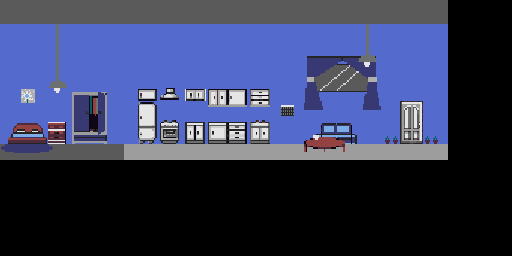

The image is a tile-based game level rendered from a .tmx file. Its description and complete source (layers, tilesets, objects, tile grids) follow:
An orthogonal 64x32 tile map with 8x8 px tiles, 1 tile layer (Tile Layer 1).

<map version="1.10" tiledversion="1.10.2" orientation="orthogonal" renderorder="right-down" width="64" height="32" tilewidth="8" tileheight="8" infinite="0" nextlayerid="2" nextobjectid="1">
 <editorsettings>
  <export target="house.c" format="gba" />
 </editorsettings>
 <tileset firstgid="1" source="house.tsx" />
 <layer id="1" name="Tile Layer 1" width="64" height="32">
  <data encoding="csv">
132,132,132,132,132,132,132,132,132,132,132,132,132,132,132,132,132,132,132,132,132,132,132,132,132,132,132,132,132,132,132,132,132,132,132,132,132,132,132,132,132,132,132,132,132,132,132,132,132,132,132,132,132,132,132,132,1,1,1,1,1,1,1,1,
132,132,132,132,132,132,132,132,132,132,132,132,132,132,132,132,132,132,132,132,132,132,132,132,132,132,132,132,132,132,132,132,132,132,132,132,132,132,132,132,132,132,132,132,132,132,132,132,132,132,132,132,132,132,132,132,1,1,1,1,1,1,1,1,
132,132,132,132,132,132,132,132,132,132,132,132,132,132,132,132,132,132,132,132,132,132,132,132,132,132,132,132,132,132,132,132,132,132,132,132,132,132,132,132,132,132,132,132,132,132,132,132,132,132,132,132,132,132,132,132,1,1,1,1,1,1,1,1,
108,108,108,108,108,108,154,155,108,133,133,133,133,133,133,133,133,133,133,133,133,133,133,133,133,133,133,133,133,133,133,133,133,133,133,133,133,133,133,133,133,133,133,133,133,149,150,133,133,133,133,133,133,133,133,261,1,1,1,1,1,1,1,1,
108,133,133,133,108,108,154,155,108,108,108,108,108,108,108,133,133,133,133,133,133,133,133,133,133,133,133,133,133,133,133,133,133,133,133,133,133,133,133,133,133,133,133,133,133,149,150,133,133,133,133,133,133,133,133,261,1,1,1,1,1,1,1,1,
108,133,133,133,133,133,154,155,133,133,133,133,133,133,133,108,108,108,133,133,133,133,133,133,133,133,133,133,133,133,133,133,133,133,133,133,133,133,133,133,133,133,133,133,133,149,150,133,133,133,133,133,133,133,133,261,1,1,1,1,1,1,1,1,
108,133,133,133,133,133,154,155,133,133,133,133,133,133,133,133,133,108,108,133,133,133,133,133,133,133,133,133,133,133,133,133,133,133,133,133,133,133,133,133,133,133,133,133,133,147,148,133,133,133,133,133,133,133,133,261,1,1,1,1,1,1,1,1,
108,133,133,133,133,133,154,155,133,133,133,133,133,133,133,133,133,108,108,108,108,133,133,133,133,133,133,133,133,133,133,133,133,133,133,133,133,133,18,19,20,21,22,23,24,172,173,174,133,133,133,133,133,133,133,261,1,1,1,1,1,1,1,1,
108,133,133,133,133,108,154,155,108,108,108,108,108,108,108,108,108,108,108,108,108,108,108,108,108,108,133,133,133,133,133,133,133,133,133,133,133,133,43,44,45,46,47,48,49,197,198,199,133,133,133,133,133,133,133,133,1,1,1,1,1,1,1,1,
108,133,133,108,108,108,154,155,156,108,108,108,108,108,108,108,108,108,108,108,108,133,133,133,133,133,133,133,133,133,133,133,133,133,133,133,133,133,68,69,70,71,72,73,74,222,223,224,133,133,133,133,133,133,133,133,1,1,1,1,1,1,1,1,
108,133,133,108,108,108,179,180,181,108,108,108,108,108,108,108,108,108,108,108,108,108,108,158,158,158,158,158,158,158,158,158,158,158,133,133,133,133,93,94,95,96,97,98,99,247,248,249,133,133,133,133,133,133,133,133,1,1,1,1,1,1,1,1,
108,133,353,354,355,108,204,205,206,10,11,12,13,14,108,108,108,176,177,178,229,230,231,182,183,184,185,186,187,188,189,190,191,192,133,133,133,133,118,119,120,121,122,123,124,272,273,274,133,133,133,133,133,133,133,133,1,1,1,1,1,1,1,1,
108,108,378,379,380,108,108,108,108,35,36,37,38,39,108,108,108,201,202,203,254,255,256,207,208,209,210,211,212,213,214,215,216,217,133,133,133,133,143,144,145,261,261,261,261,193,194,195,133,133,15,16,17,8,8,133,1,1,1,1,1,1,1,1,
108,108,108,108,108,108,108,108,108,60,61,62,63,64,108,108,108,226,227,228,108,108,108,232,233,234,235,236,237,238,239,240,241,242,133,243,244,133,168,169,170,261,261,261,261,218,219,220,133,133,40,41,42,8,8,133,1,1,1,1,1,1,1,1,
108,108,108,108,108,108,108,108,108,85,86,87,88,89,108,108,108,251,252,253,108,108,108,108,158,158,158,158,158,158,158,158,158,158,158,268,269,133,293,294,261,261,261,261,261,133,133,133,133,133,65,66,67,8,8,133,1,1,1,1,1,1,1,1,
26,27,28,29,30,31,32,33,34,110,111,112,113,114,108,108,108,276,277,278,279,280,281,282,283,284,285,286,287,288,289,290,291,292,133,133,133,133,293,294,295,296,297,298,299,133,133,133,133,133,90,91,92,8,8,133,1,1,1,1,1,1,1,1,
51,52,53,54,55,56,57,58,59,135,136,137,138,139,108,108,108,301,302,303,304,305,306,307,308,309,310,311,312,313,314,315,316,317,133,133,133,133,318,319,320,321,322,323,324,133,133,261,133,133,115,116,117,8,8,133,1,1,1,1,1,1,1,1,
76,77,78,79,80,81,82,83,84,160,161,162,163,164,108,108,108,326,327,328,329,330,331,332,333,334,335,336,337,338,339,340,341,342,133,133,133,133,343,344,345,346,347,348,349,133,133,261,257,257,140,141,142,257,257,133,1,1,1,1,1,1,1,1,
101,102,103,104,105,106,107,132,132,132,132,132,132,132,132,7,4,4,4,4,4,4,4,4,4,4,4,4,4,4,4,4,4,4,4,4,4,4,368,369,370,371,372,373,374,4,4,4,4,4,4,4,4,4,4,4,1,1,1,1,1,1,1,1,
126,127,128,129,130,131,132,132,132,132,132,132,132,132,132,7,4,4,4,4,4,4,4,4,4,4,4,4,4,4,4,4,4,4,4,4,4,4,393,394,395,396,397,398,399,4,4,4,4,4,4,4,4,4,4,4,1,1,1,1,1,1,1,1,
0,0,0,0,0,0,0,0,0,1,1,1,1,0,0,0,0,0,0,0,0,0,0,0,0,0,0,0,0,0,0,0,0,0,0,0,0,0,0,0,0,0,0,0,0,0,0,0,0,0,0,0,0,0,0,0,0,0,0,0,1,1,1,1,
0,0,0,0,0,0,0,0,0,0,1,1,1,0,0,0,0,0,0,0,0,0,0,0,0,0,0,0,0,0,0,0,0,0,0,0,0,0,0,0,0,0,0,0,0,0,0,0,0,0,0,0,0,0,0,0,0,0,0,0,0,1,1,0,
0,0,0,0,0,0,0,0,0,0,0,0,0,0,0,0,0,0,0,0,0,0,0,0,0,0,0,0,0,0,0,0,0,0,0,0,0,0,0,0,0,0,0,0,0,0,0,0,0,0,0,0,0,0,0,0,0,0,0,0,0,0,0,0,
0,0,0,0,0,0,0,0,0,0,0,0,0,0,0,0,0,0,0,0,0,0,0,0,0,0,0,0,0,0,0,0,0,0,0,0,0,0,0,0,0,0,0,0,0,0,0,0,0,0,0,0,0,0,0,0,0,0,0,0,0,0,0,0,
0,0,0,0,0,0,0,0,0,0,0,0,0,0,0,0,0,0,0,0,0,0,0,0,0,0,0,0,0,0,0,0,0,0,0,0,0,0,0,0,0,0,0,0,0,0,0,0,0,0,0,0,0,0,0,0,0,0,0,0,0,0,0,0,
0,0,0,0,0,0,0,0,0,0,0,0,0,0,0,0,0,0,0,0,0,0,0,0,0,0,0,0,0,0,0,0,0,0,0,0,0,0,0,0,0,0,0,0,0,0,0,0,0,0,0,0,0,0,0,0,0,0,0,0,0,0,0,0,
0,0,0,0,0,0,0,0,0,0,0,0,0,0,0,0,0,0,0,0,0,0,0,0,0,0,0,0,0,0,0,0,0,0,0,0,0,0,0,0,0,0,0,0,0,0,0,0,0,0,0,0,0,0,0,0,0,0,0,0,0,0,0,0,
0,0,0,0,0,0,0,0,0,0,0,0,0,0,0,0,0,0,0,0,0,0,0,0,0,0,0,0,0,0,0,0,0,0,0,0,0,0,0,0,0,0,0,0,0,0,0,0,0,0,0,0,0,0,0,0,0,0,0,0,0,0,0,0,
0,0,0,0,0,0,0,0,0,0,0,0,0,0,0,0,0,0,0,0,0,0,0,0,0,0,0,0,0,0,0,0,0,0,0,0,0,0,0,0,0,0,0,0,0,0,0,0,0,0,0,0,0,0,0,0,0,0,0,0,0,0,0,0,
0,0,0,0,0,0,0,0,0,0,0,0,0,0,0,0,0,0,0,0,0,0,0,0,0,0,0,0,0,0,0,0,0,0,0,0,0,0,0,0,0,0,0,0,0,0,0,0,0,0,0,0,0,0,0,0,0,0,0,0,0,0,0,0,
0,0,0,0,0,0,0,0,0,0,0,0,0,0,0,0,0,0,0,0,0,0,0,0,0,0,0,0,0,0,0,0,0,0,0,0,0,0,0,0,0,0,0,0,0,0,0,0,0,0,0,0,0,0,0,0,0,0,0,0,0,0,0,0,
0,0,0,0,0,0,0,0,0,0,0,0,0,0,0,0,0,0,0,0,0,0,0,0,0,0,0,0,0,0,0,0,0,0,0,0,0,0,0,0,0,0,0,0,0,0,0,0,0,0,0,0,0,0,0,0,0,0,0,0,0,0,0,0
</data>
 </layer>
</map>
